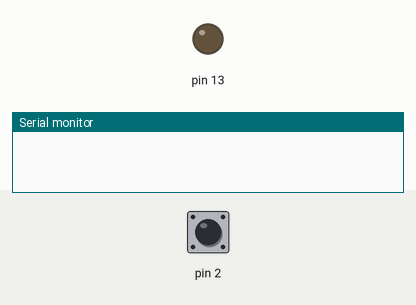
This sketch was run on a simulated Arduino Uno, built with avr-gcc and run on an emulated ATmega328P. On the bench: output pins drawn as LEDs (lit = HIGH), the last lines printed to the serial monitor. Inputs (shaded band) come from the test bench; at power-on: pin 2 HIGH.

Above: at 1.2 s.
1.3 s: pin 2 pulled LOW for 0.15 s
3.0 s: pin 2 pulled LOW for 1 s
At 5.2 s:
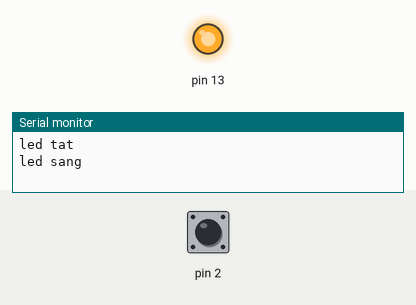
5.5 s: pin 2 pulled LOW for 3.2 s
At 9.0 s:
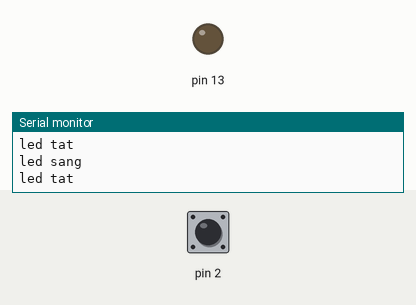
Timing chart, 0 to 10.5 s (numbered marks = the images above; inputs shaded):
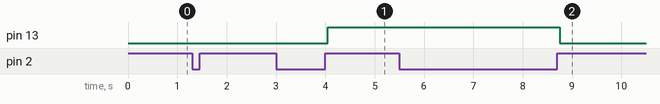

The sketch:

serialnutbam.ino
```cpp
void setup() {
  Serial.begin(9600);
  pinMode(13, OUTPUT);
  pinMode(2, INPUT_PULLUP);
}
int a = 1;
void loop()
{
  if (digitalRead(2) == 0) {
    delay(50);
    while(digitalRead(2)==0);
    delay(50);
    a = a + 1;
    if (a % 2 == 1)
    {
      digitalWrite(13, 1);
      Serial.println("led sang");
    }
    else
    {
      digitalWrite(13, 0);
      Serial.println("led tat");
    }
  }
}
```

Measured:
- after the input at 3.0 s, pin 13: LOW → HIGH after 1.1 s
- after the input at 5.5 s, pin 13: HIGH → LOW after 3.3 s
